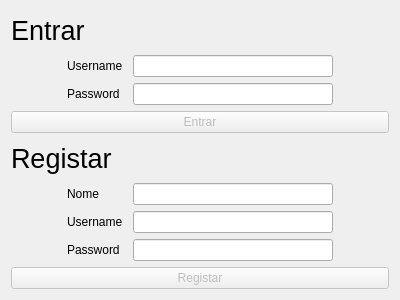
<?xml version="1.0" encoding="UTF-8"?>
<ui version="4.0">
 <class>LogIn</class>
 <widget class="QDialog" name="LogIn">
  <property name="geometry">
   <rect>
    <x>0</x>
    <y>0</y>
    <width>400</width>
    <height>300</height>
   </rect>
  </property>
  <property name="windowTitle">
   <string>Dialog</string>
  </property>
  <layout class="QGridLayout" name="gridLayout">
   <item row="0" column="0">
    <widget class="QLabel" name="label_3">
     <property name="font">
      <font>
       <pointsize>20</pointsize>
      </font>
     </property>
     <property name="text">
      <string>Entrar</string>
     </property>
    </widget>
   </item>
   <item row="1" column="0">
    <layout class="QVBoxLayout" name="verticalLayout">
     <item>
      <layout class="QHBoxLayout" name="horizontalLayout">
       <item>
        <spacer name="horizontalSpacer_2">
         <property name="orientation">
          <enum>Qt::Horizontal</enum>
         </property>
         <property name="sizeHint" stdset="0">
          <size>
           <width>40</width>
           <height>20</height>
          </size>
         </property>
        </spacer>
       </item>
       <item>
        <widget class="QLabel" name="label_7">
         <property name="minimumSize">
          <size>
           <width>60</width>
           <height>0</height>
          </size>
         </property>
         <property name="maximumSize">
          <size>
           <width>60</width>
           <height>16777215</height>
          </size>
         </property>
         <property name="text">
          <string>Username</string>
         </property>
        </widget>
       </item>
       <item>
        <widget class="QLineEdit" name="lineEditEntrarUsername">
         <property name="minimumSize">
          <size>
           <width>200</width>
           <height>0</height>
          </size>
         </property>
         <property name="maximumSize">
          <size>
           <width>200</width>
           <height>16777215</height>
          </size>
         </property>
        </widget>
       </item>
       <item>
        <spacer name="horizontalSpacer">
         <property name="orientation">
          <enum>Qt::Horizontal</enum>
         </property>
         <property name="sizeHint" stdset="0">
          <size>
           <width>40</width>
           <height>20</height>
          </size>
         </property>
        </spacer>
       </item>
      </layout>
     </item>
     <item>
      <layout class="QHBoxLayout" name="horizontalLayout_2">
       <item>
        <spacer name="horizontalSpacer_3">
         <property name="orientation">
          <enum>Qt::Horizontal</enum>
         </property>
         <property name="sizeHint" stdset="0">
          <size>
           <width>40</width>
           <height>20</height>
          </size>
         </property>
        </spacer>
       </item>
       <item>
        <widget class="QLabel" name="label_6">
         <property name="minimumSize">
          <size>
           <width>60</width>
           <height>0</height>
          </size>
         </property>
         <property name="maximumSize">
          <size>
           <width>60</width>
           <height>16777215</height>
          </size>
         </property>
         <property name="text">
          <string>Password</string>
         </property>
        </widget>
       </item>
       <item>
        <widget class="QLineEdit" name="lineEditEntrarPassword">
         <property name="minimumSize">
          <size>
           <width>200</width>
           <height>0</height>
          </size>
         </property>
         <property name="maximumSize">
          <size>
           <width>200</width>
           <height>16777215</height>
          </size>
         </property>
         <property name="echoMode">
          <enum>QLineEdit::Password</enum>
         </property>
        </widget>
       </item>
       <item>
        <spacer name="horizontalSpacer_4">
         <property name="orientation">
          <enum>Qt::Horizontal</enum>
         </property>
         <property name="sizeHint" stdset="0">
          <size>
           <width>40</width>
           <height>20</height>
          </size>
         </property>
        </spacer>
       </item>
      </layout>
     </item>
     <item>
      <widget class="QPushButton" name="pushButtonEntrar">
       <property name="enabled">
        <bool>false</bool>
       </property>
       <property name="text">
        <string>Entrar</string>
       </property>
      </widget>
     </item>
    </layout>
   </item>
   <item row="2" column="0">
    <widget class="QLabel" name="label_4">
     <property name="font">
      <font>
       <pointsize>20</pointsize>
      </font>
     </property>
     <property name="text">
      <string>Registar</string>
     </property>
    </widget>
   </item>
   <item row="3" column="0">
    <layout class="QVBoxLayout" name="verticalLayout_2">
     <item>
      <layout class="QHBoxLayout" name="horizontalLayout_3">
       <item>
        <spacer name="horizontalSpacer_5">
         <property name="orientation">
          <enum>Qt::Horizontal</enum>
         </property>
         <property name="sizeHint" stdset="0">
          <size>
           <width>40</width>
           <height>20</height>
          </size>
         </property>
        </spacer>
       </item>
       <item>
        <widget class="QLabel" name="label">
         <property name="minimumSize">
          <size>
           <width>60</width>
           <height>0</height>
          </size>
         </property>
         <property name="maximumSize">
          <size>
           <width>60</width>
           <height>16777215</height>
          </size>
         </property>
         <property name="text">
          <string>Nome</string>
         </property>
        </widget>
       </item>
       <item>
        <widget class="QLineEdit" name="lineEditRegistarNome">
         <property name="minimumSize">
          <size>
           <width>200</width>
           <height>0</height>
          </size>
         </property>
         <property name="maximumSize">
          <size>
           <width>200</width>
           <height>16777215</height>
          </size>
         </property>
        </widget>
       </item>
       <item>
        <spacer name="horizontalSpacer_6">
         <property name="orientation">
          <enum>Qt::Horizontal</enum>
         </property>
         <property name="sizeHint" stdset="0">
          <size>
           <width>40</width>
           <height>20</height>
          </size>
         </property>
        </spacer>
       </item>
      </layout>
     </item>
     <item>
      <layout class="QHBoxLayout" name="horizontalLayout_4">
       <item>
        <spacer name="horizontalSpacer_7">
         <property name="orientation">
          <enum>Qt::Horizontal</enum>
         </property>
         <property name="sizeHint" stdset="0">
          <size>
           <width>40</width>
           <height>20</height>
          </size>
         </property>
        </spacer>
       </item>
       <item>
        <widget class="QLabel" name="label_2">
         <property name="minimumSize">
          <size>
           <width>60</width>
           <height>0</height>
          </size>
         </property>
         <property name="maximumSize">
          <size>
           <width>60</width>
           <height>16777215</height>
          </size>
         </property>
         <property name="text">
          <string>Username</string>
         </property>
        </widget>
       </item>
       <item>
        <widget class="QLineEdit" name="lineEditRegistarUsername">
         <property name="minimumSize">
          <size>
           <width>200</width>
           <height>0</height>
          </size>
         </property>
         <property name="maximumSize">
          <size>
           <width>200</width>
           <height>16777215</height>
          </size>
         </property>
         <property name="echoMode">
          <enum>QLineEdit::Normal</enum>
         </property>
        </widget>
       </item>
       <item>
        <spacer name="horizontalSpacer_8">
         <property name="orientation">
          <enum>Qt::Horizontal</enum>
         </property>
         <property name="sizeHint" stdset="0">
          <size>
           <width>40</width>
           <height>20</height>
          </size>
         </property>
        </spacer>
       </item>
      </layout>
     </item>
     <item>
      <layout class="QHBoxLayout" name="horizontalLayout_5">
       <item>
        <spacer name="horizontalSpacer_9">
         <property name="orientation">
          <enum>Qt::Horizontal</enum>
         </property>
         <property name="sizeHint" stdset="0">
          <size>
           <width>40</width>
           <height>20</height>
          </size>
         </property>
        </spacer>
       </item>
       <item>
        <widget class="QLabel" name="label_5">
         <property name="minimumSize">
          <size>
           <width>60</width>
           <height>0</height>
          </size>
         </property>
         <property name="maximumSize">
          <size>
           <width>60</width>
           <height>16777215</height>
          </size>
         </property>
         <property name="text">
          <string>Password</string>
         </property>
        </widget>
       </item>
       <item>
        <widget class="QLineEdit" name="lineEditRegistarPassword">
         <property name="minimumSize">
          <size>
           <width>200</width>
           <height>0</height>
          </size>
         </property>
         <property name="maximumSize">
          <size>
           <width>200</width>
           <height>16777215</height>
          </size>
         </property>
         <property name="echoMode">
          <enum>QLineEdit::Password</enum>
         </property>
        </widget>
       </item>
       <item>
        <spacer name="horizontalSpacer_10">
         <property name="orientation">
          <enum>Qt::Horizontal</enum>
         </property>
         <property name="sizeHint" stdset="0">
          <size>
           <width>40</width>
           <height>20</height>
          </size>
         </property>
        </spacer>
       </item>
      </layout>
     </item>
     <item>
      <widget class="QPushButton" name="pushButtonRegistar">
       <property name="enabled">
        <bool>false</bool>
       </property>
       <property name="text">
        <string>Registar</string>
       </property>
      </widget>
     </item>
    </layout>
   </item>
  </layout>
 </widget>
 <tabstops>
  <tabstop>lineEditEntrarUsername</tabstop>
  <tabstop>lineEditEntrarPassword</tabstop>
  <tabstop>pushButtonEntrar</tabstop>
  <tabstop>lineEditRegistarNome</tabstop>
  <tabstop>lineEditRegistarUsername</tabstop>
  <tabstop>lineEditRegistarPassword</tabstop>
  <tabstop>pushButtonRegistar</tabstop>
 </tabstops>
 <resources/>
 <connections/>
</ui>
